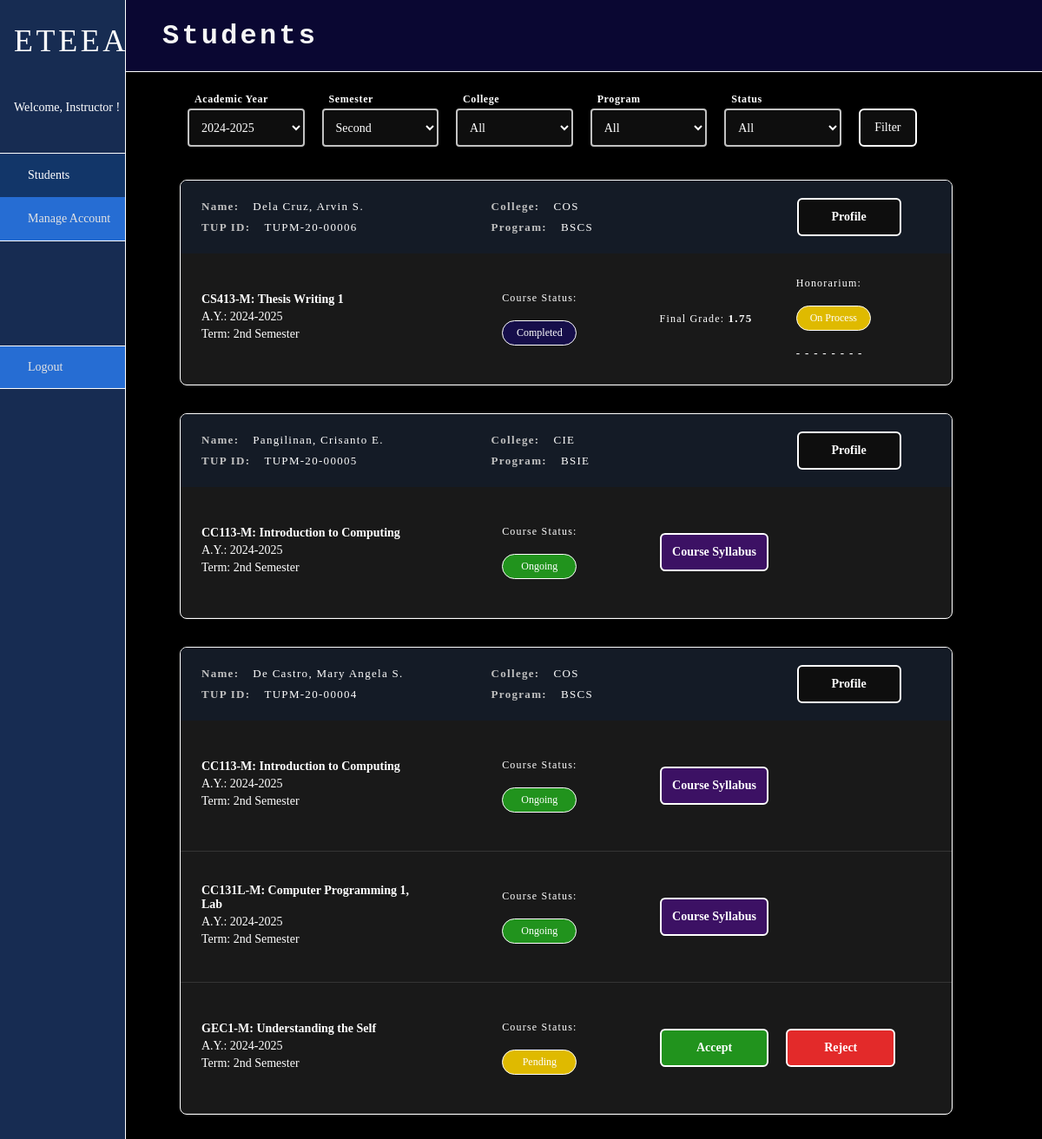
/index/instructor_students (signed in), run on the app's committed database.
### models.py (models this page shows)
class Student(db.Model):
    __tablename__ = "students"
    id = db.Column("id", db.Integer, primary_key=True)
    user = db.Column("user", db.Integer, db.ForeignKey('users.id'))
    type_of_student = db.Column("type_of_student", db.Enum('local', 'foreign'), default='local')
    foreign_address = db.Column("foreign_address", db.String(100))
    progress = db.Column(db.Enum('payment', 'payment-pending', 'payment-rejected', 'enrollment', 'enrolled', 'graduate'), nullable=False, default='payment')
    program = db.Column("program", db.Integer, db.ForeignKey('programs.id'))
    ay = db.Column("academic_year", db.String(9))
    tup_id = db.Column("tup_id", db.String(20))
    semester = db.Column("semester", db.Enum('1st', '2nd', 'Midyear'))
    receipt_filepath = db.Column("receipt_filepath", db.String(64))
    dean = db.Column("dean", db.String(64))
    dept_head = db.Column("dept_head", db.String(64))
    enrollments = db.relationship("Enrollment", backref='students')

class College(db.Model):
    __tablename__ = "colleges"
    id = db.Column("id", db.Integer, primary_key=True)
    name = db.Column("name", db.String(64))
    abbr = db.Column("abbr", db.String(10))
    programs = db.relationship("Program", backref=db.backref("college"))

class Program(db.Model):
    __tablename__ = "programs"
    id = db.Column("id", db.Integer, primary_key=True)
    name = db.Column("name", db.String(64))
    abbr = db.Column("abbr", db.String(10))
    college_id = db.Column(db.Integer, db.ForeignKey("colleges.id"))
    year_levels = db.Column(db.Integer)

class Enrollment(db.Model):
    __tablename__ = "enrollments"
    id = db.Column("id", db.Integer, primary_key=True)
    course = db.Column("course", db.Integer, db.ForeignKey('courses.id'))
    ay = db.Column("academic_year", db.String(9))
    semester = db.Column("semester", db.Enum('1st', '2nd', 'Midyear'))
    instructor = db.Column("instructor", db.Integer, db.ForeignKey('instructors.id'))
    student = db.Column("student", db.Integer, db.ForeignKey('students.id'))
    status = db.Column("status", db.Enum('listed', 'pending', 'ongoing', 'completed'), default='listed')
    grade = db.Column("grade", db.Float)
    form1 = db.Column("form1path", db.String(64))
    form2 = db.Column("form2path", db.String(64))
    form3 = db.Column("form3path", db.String(64))
    honorarium = db.Column("honorarium", db.Enum('onprocess', 'released'))
    honorarium_released_date = db.Column("honorarium_released_date", db.DateTime())
    requirements = db.relationship("Requirement", backref='enrollments')

### views.py (the view)
@views.route('/instructor_students', methods=["GET", "POST"])
def instructor_students():
    if g.user != 'instructor':
        return redirect(url_for('.unauthorized'))
    views = user_views[g.user]
    data = {
        'instructor_id': db.uid_to_pk(session.get('id'), 'instructor'),
        'students': []
    }
    form = FilterForm(db.get_academic_years(), db.get_programs(), 'instructor')
    if form.validate_on_submit():
        filters = form.data
    else:
        cfg = db.get_system_settings()
        form.ay.data = str(cfg['academic_year'])
        form.semester.data = str(cfg['semester'])
        form.college.data = "All"
        form.program.data = "All"
        form.status.data = "All"
        filters = form.data
    data['students'] = db.get_enrollments_grouped_by_student(data['instructor_id'], filters)
    return render_template('students-instructor.html', page="Students", form=form, data=data, views=views)

### db_functions.py (called while the page is built)
def get_system_settings():
    fp = "./cfg.json"
    if os.path.exists(fp):
        with open(fp, 'r') as file:
            cfg = json.loads(file.read())
    else:
        cfg = {
            'academic_year': date.today().year, 'semester': '1st'}
        with open(fp, 'w') as file:
            file.write(json.dumps(cfg))
    return cfg

def get_user(user_id):
    return User.query.filter_by(id=user_id).first().__dict__

def uid_to_pk(uid, user_type):
    if user_type == 'student':
        obj = Student
    elif user_type == 'instructor':
        obj = Instructor
    elif user_type == 'admin':
        obj = Admin
    else:
        return "Error"
    return obj.query.filter_by(user=uid).first().__dict__['id']

def get_instructor_enrollments(instructor_id):
    enrollments = Enrollment.query.filter_by(instructor=instructor_id).all()
    response = []
    for e in enrollments:
        e = e.__dict__
        e['student'] = get_student_bypk(e['student'])
        e['course'] = get_course(e['course'])
        program = Program.query.filter_by(id=e['student']['program']).first()
        if program:
            e['program'] = program.abbr
            college = College.query.filter_by(id=program.college_id).first()
            if college:
                e['college'] = college.abbr
            else:
                e['college'] = ""
        else:
            e['program'] = ""
        response.append(e)
    return response

def get_academic_years():
    enrollments = Enrollment.query.all()
    academic_years = []
    for enrollment in enrollments:
        if enrollment.ay not in academic_years:
            academic_years.append(enrollment.ay)
    return academic_years

def get_student_bypk(id):
    student = Student.query.filter_by(id=id).first().__dict__
    userinfo = get_user(student['user'])
    student['f_name'] = userinfo['f_name']
    student['l_name'] = userinfo['l_name']
    student['m_name'] = userinfo['m_name']
    if userinfo['ext_name'] not in [None, "None"]:
        student['ext_name'] = userinfo['ext_name']
    student['username'] = userinfo['username']
    return student

def _format_date(time):
    if time:
        return time.strftime("%m/%d/%Y")
    return ""

def get_programs():
    return [p.__dict__ for p in Program.query.all()]

def get_course(cid):
    return Course.query.filter_by(id=cid).first().__dict__

### templates/students-instructor.html (shortened to what this page needs)
{% extends "index.html" %}
{% block content %}
<div class="main-content">
    <form action="/index/instructor_students" method="post">
        <div class="form-row filters">
            <div class="field width-20">
                {{ form.ay.label() }}
                {{ form.ay(class="text") }}
            </div>
            <div class="field width-20">
                {{ form.semester.label() }}
                {{ form.semester(class="text") }}
            </div>
            <div class="field width-20">
                {{ form.college.label() }}
                {{ form.college(class="text") }}
            </div>
            <div class="field width-20">
                {{ form.program.label() }}
                {{ form.program(class="text") }}
            </div>
            <div class="field width-20">
                {{ form.status.label() }}
                {{ form.status(id="enrollment-status", class="text") }}
            </div>
            <div class="field width-10">
                {{ form.submit(class='submit grey width-100') }}
            </div>
        </div>
    </form>
    {% for s in data.students %}
    <div class="main-row">
        <div class="card extender color-white">
            <div class="card-header">
                <div class="header-section left">
                    <div class="row">
                        <span class="card-strongtext"> Name:  </span>
                        <span class="card-subtext"> {{ s.name }} </span>
                    </div>
                    <div class="row">
                        <span class="card-strongtext"> TUP ID:  </span>
                        <span class="card-subtext"> {{ s.tup_id }} </span>
                    </div>
                </div>
                <div class="header-section middle">
                    <div class="row">
                        <span class="card-strongtext"> College: </span>
                        <span class="card-subtext"> {{ s.college }} </span>
                    </div>
                    <div class="row">
                        <span class="card-strongtext"> Program: </span>
                        <span class="card-subtext"> {{ s.program }} </span>
                    </div>
                </div>
                <div class="header-section right">
                    <button class="profile" data-id="{{s.id}}"><strong>Profile</strong></button>
                </div>
            </div>
            <div class="card-body">
                {% for e in s.enrollments %}
                <div class="card-row">
                    <div class="left">
                        <div class="card-subtext">{{ e.course }}</div>
                        <div class="card-subtext smaller">A.Y.:  {{ e.ay }}</div>
                        <div class="card-subtext smaller">Term:  {{ e.semester }}{% if e.semester != "Midyear" %} Semester{% endif %}</div>
                    </div>
                    <div class="middle">
                        <p class="label"> Course Status: </p><br>
                        <div class="cell smaller {{ e.status }}"> {{ e.status|title }} </div>
                    </div>
                    <div class="right">
                        {% if e.status == 'pending' %}
                            <button class="btn-green confirm" data-instructor='{{data.instructor_id}}' data-enrollment='{{e.enrollment_id}}' data-value="accept"><strong>Accept</strong></button>
                            <button class="btn-red confirm" data-instructor='{{data.instructor_id}}' data-enrollment='{{e.enrollment_id}}' data-value="reject"><strong>Reject</strong></button>
                        {% elif e.status == 'ongoing' %}
                            <button class="btn-purple" onclick="viewRequirements('{{data.instructor_id}}', '{{e.enrollment_id}}')"><strong>Course Syllabus</strong></button>
                        {% else %}
                            <div class="section">
                                <div class="sub-section">
                                    <p class="label">Final Grade:  <span class="smaller">{{ e.grade }}</span></p>
                                </div>
                                <div class="sub-section">
                                    {% if e.honorarium == 'onprocess' %}
                                    <div class="col">
                                        <p class="label">Honorarium:</p><br>
                                        <div class="cell smaller {{ e.honorarium }}">On Process</div>
                                        <br>
                                        <p class="smaller">- - - - - - - -</p>
                                    </div>
                                    {% endif %}
                                </div>
                            </div>
                        {% endif %}
                    </div>
                </div>
                {% endfor %}
            </div>
        </div>
    </div>
    {% endfor %}
</div>
{% endblock %}

### static/styles/index.css (style rules this page uses)
* { margin: 0; padding: 0; font-family: quicksand; }
body { background-color: #000000; }
p { color: white; margin-left: 52px; }
input, textarea { margin-left: 52px; }
select, input[type="number"] { width: 200px; line-height: 22px; font-size: 16px; padding: 6px; border: 1px solid rgba(47, 47, 47, 0.6); }
select option { margin-bottom: 4px; }
input[type="submit"] { color: white; background-color: #199914da; font-size: 14px; padding: 12px; border: none; border-radius: 6px; max-width: 102px; }
label { margin-left: 52px; margin-bottom: 8px; }

### data on the page
Student: tup_id "TUPM-20-00006"
College: college "COS" "COS"
Program: program "BSCS" "BSCS"
Enrollment: course "CS413-M: Thesis Writing 1", ay "2024-2025", semester "2nd", status "Completed", grade "1.75"
Student: tup_id "TUPM-20-00005"
College: college "CIE"
Program: program "BSIE"
Enrollment: course "CC113-M: Introduction to Computing", ay "2024-2025", semester "2nd", status "Ongoing"
Student: tup_id "TUPM-20-00004"
Enrollment: course "CC113-M: Introduction to Computing", ay "2024-2025", semester "2nd", status "Ongoing"
Enrollment: course "CC131L-M: Computer Programming 1, Lab", ay "2024-2025", semester "2nd", status "Ongoing"
Enrollment: course "GEC1-M: Understanding the Self", ay "2024-2025", semester "2nd", status "Pending"

### other printed values
{{ session.get('user').title() }} "Instructor"
{{ view.name }} "Students" "Manage Account"
{{ page }} "Students"
{{ s.name }} "Dela Cruz, Arvin S." "Pangilinan, Crisanto E." "De Castro, Mary Angela S."
